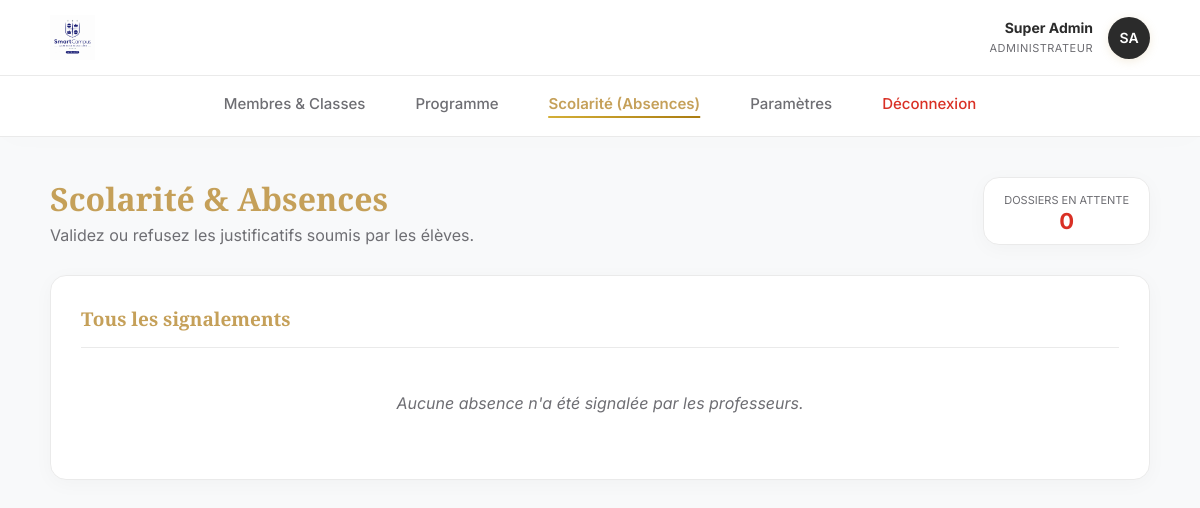
Before: /gestion_absences.php (signed in) with the older database file.
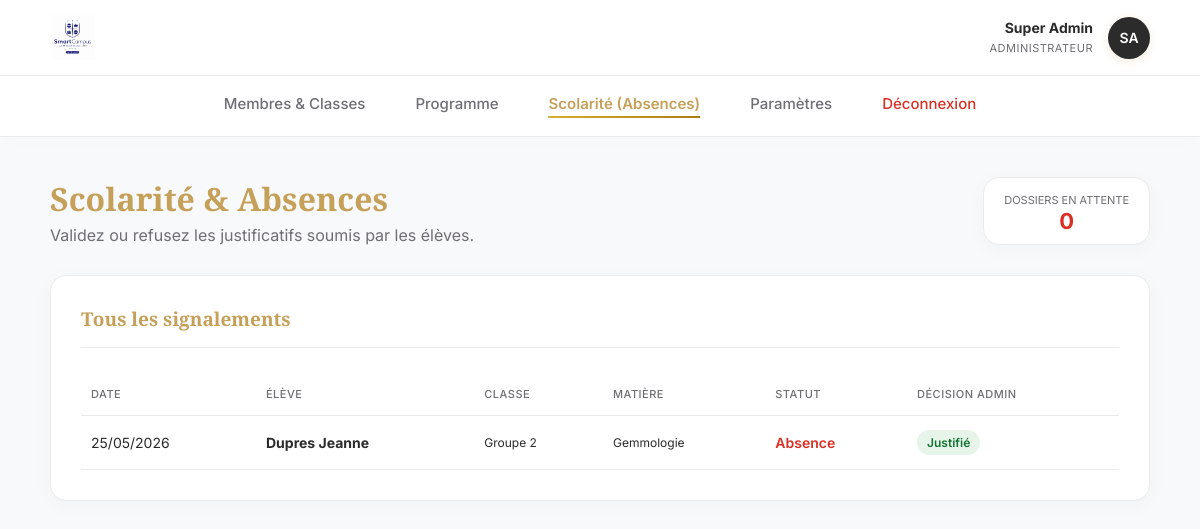
After: the same page with the newer database file.
### tables this page shows
CREATE TABLE utilisateurs (
        id INTEGER PRIMARY KEY AUTOINCREMENT,
        prenom TEXT NOT NULL,
        nom TEXT NOT NULL,
        email TEXT UNIQUE NOT NULL,
        role TEXT CHECK(role IN ('etudiant', 'professeur', 'administrateur')) NOT NULL,
        mot_de_passe_hash TEXT NOT NULL,
        statut_compte TEXT DEFAULT 'actif',
        groupe_id INTEGER,
        FOREIGN KEY(groupe_id) REFERENCES groupes(id) ON DELETE SET NULL
    );

CREATE TABLE presences (
        id INTEGER PRIMARY KEY AUTOINCREMENT,
        etudiant_id INTEGER,
        cours_id INTEGER,
        date_cours DATE NOT NULL,
        statut TEXT NOT NULL CHECK(statut IN ('present', 'absent', 'retard')),
        justifie INTEGER DEFAULT NULL,
        FOREIGN KEY(etudiant_id) REFERENCES utilisateurs(id) ON DELETE CASCADE,
        FOREIGN KEY(cours_id) REFERENCES cours(id) ON DELETE CASCADE
    );

CREATE TABLE groupes (
        id INTEGER PRIMARY KEY AUTOINCREMENT,
        nom TEXT NOT NULL UNIQUE
    );

CREATE TABLE cours (
        id INTEGER PRIMARY KEY AUTOINCREMENT,
        titre TEXT NOT NULL,
        categorie TEXT NOT NULL,
        description TEXT,
        groupe_id INTEGER,
        professeur_id INTEGER,
        FOREIGN KEY(groupe_id) REFERENCES groupes(id) ON DELETE CASCADE,
        FOREIGN KEY(professeur_id) REFERENCES utilisateurs(id) ON DELETE SET NULL
    );

### gestion_absences.php (the view, shortened to what this page needs)
<?php
require_once 'db.php';
$stmt_admin = $db->prepare("SELECT prenom, nom FROM utilisateurs WHERE id = ?");
$stmt_admin->execute([$_SESSION['utilisateur_id']]);
$admin = $stmt_admin->fetch(PDO::FETCH_ASSOC);
$initiales = strtoupper(substr($admin['prenom'], 0, 1) . substr($admin['nom'], 0, 1));
$absences = $db->query("
    SELECT p.id, p.date_cours, p.statut, p.justifie, c.titre as cours, u.prenom, u.nom, g.nom as nom_groupe
    FROM presences p
    JOIN cours c ON p.cours_id = c.id
    JOIN utilisateurs u ON p.etudiant_id = u.id
    LEFT JOIN groupes g ON u.groupe_id = g.id
    WHERE p.statut IN ('absent', 'retard')
    ORDER BY p.justifie ASC, p.date_cours DESC
")->fetchAll(PDO::FETCH_ASSOC);
$dossiers_attente = 0;
?>
<!DOCTYPE html>
<html lang="fr">
<head>
    <link rel="stylesheet" href="style.css">
</head>
<body>
    <header class="top-bar">
        <img src="images/logo.jpg" alt="Logo" onerror="this.src='https://via.placeholder.com/120x45?text=SmartCampus'">
        <div class="user-widget">
            <div class="user-widget-info" style="text-align: right;">
                <strong><?= htmlspecialchars($admin['prenom'] . ' ' . $admin['nom']) ?></strong>
                <span>Administrateur</span>
            </div>
            <div class="avatar-small" style="background:#2b2b2b;"><?= $initiales ?></div>
        </div>
    </header>
    <nav class="top-nav">
        <a href="dashboard_administrateur.php">Membres & Classes</a>
        <a href="gestion_cours.php">Programme</a>
        <a href="gestion_absences.php" class="active">Scolarité (Absences)</a>
        <a href="parametres.php">Paramètres</a>
        <a href="deconnexion.php" style="color:var(--danger);">Déconnexion</a>
    </nav>
    <div class="container">
        <div style="margin-bottom: 30px; display: flex; justify-content: space-between; align-items: flex-end;">
            <div>
                <h1 style="margin:0; color:var(--primary);">Scolarité & Absences</h1>
                <p style="margin:5px 0 0 0; color:var(--text-muted);">Validez ou refusez les justificatifs soumis par les élèves.</p>
            </div>
            <div class="card" style="padding: 10px 20px; text-align: center;">
                <span style="font-size: 11px; color: var(--text-muted); text-transform: uppercase;">Dossiers en attente</span>
                <strong style="display: block; font-size: 22px; color: var(--danger);"><?= $dossiers_attente ?></strong>
            </div>
        </div>
        <div class="card">
            <div class="card-header"><h2>Tous les signalements</h2></div>
            <?php if (empty($absences)): ?>
                <p style="color: var(--text-muted); font-style: italic; text-align: center; padding: 20px 0;">Aucune absence n'a été signalée par les professeurs.</p>
            <?php else: ?>
                <table>
                    <tr><th>Date</th><th>Élève</th><th>Classe</th><th>Matière</th><th>Statut</th><th>Décision Admin</th></tr>
                    <?php foreach ($absences as $a): ?>
                        <tr style="<?= $a['justifie'] === null ? 'background-color: #fffbeb;' : '' ?>">
                            <td><?= date("d/m/Y", strtotime($a['date_cours'])) ?></td>
                            <td><strong><?= htmlspecialchars($a['nom'] . ' ' . $a['prenom']) ?></strong></td>
                            <td style="font-size:12px;"><?= htmlspecialchars($a['nom_groupe'] ?? '-') ?></td>
                            <td style="font-size:12px;"><?= htmlspecialchars($a['cours']) ?></td>
                            <td>
                                <?= $a['statut'] === 'absent' ? '<span style="color:var(--danger);font-weight:600;">Absence</span>' : '<span style="color:#d97706;font-weight:600;">Retard</span>' ?>
                            </td>
                            <td>
                                <?php if ($a['justifie'] === 1): ?>
                                    <span class="badge badge-success">Justifié</span>
                                <?php elseif ($a['justifie'] === 0): ?>
                                    <span class="badge badge-danger">Refusé</span>
                                <?php else: ?>
                                    <a href="gestion_absences.php?action=justifier&id=<?= $a['id'] ?>" class="badge badge-success" style="text-decoration:none;">Accepter</a>
                                    <a href="gestion_absences.php?action=refuser&id=<?= $a['id'] ?>" class="badge badge-danger" style="text-decoration:none; margin-left:5px;">Refuser</a>
                                <?php endif; ?>
                            </td>
                        </tr>
                    <?php endforeach; ?>
                </table>
            <?php endif; ?>
        </div>
    </div>
</body>
</html>

### style.css (style rules this page uses)
:root { --primary: #C5A059; --primary-grad: linear-gradient(135deg, #D4AF37 0%, #AA7C11 100%); --primary-light: #fdfaf5; --bg-body: #f8f9fa; --text-main: #2b2b2b; --text-muted: #6e6e73; --border: #eaeaea; --danger: #d93025; --danger-light: #fce8e6; --success: #137333; --success-light: #e6f4ea; --shadow-soft: 0 4px 20px rgba(0, 0, 0, 0.03); --shadow-hover: 0 10px 25px rgba(0, 0, 0, 0.08); }
body { font-family: 'Inter', sans-serif; background-color: var(--bg-body); margin: 0; color: var(--text-main); -webkit-font-smoothing: antialiased; }
h1, h2, h3 { font-family: 'Playfair Display', serif; font-weight: 600; }
.top-bar { display: flex; justify-content: space-between; align-items: center; padding: 15px 50px; background: rgba(255, 255, 255, 0.95); backdrop-filter: blur(10px); border-bottom: 1px solid var(--border); }
.top-bar img { height: 45px; }
.user-widget { display: flex; align-items: center; gap: 15px; }
.avatar-small { width: 42px; height: 42px; border-radius: 50%; background: var(--primary-grad); color: white; display: flex; justify-content: center; align-items: center; font-weight: 600; font-size: 14px; box-shadow: 0 2px 10px rgba(197, 160, 89, 0.2); }
.user-widget-info strong { display: block; font-size: 14px; }
.user-widget-info span { color: var(--text-muted); font-size: 11px; letter-spacing: 0.5px; text-transform: uppercase; }
.top-nav { display: flex; justify-content: center; gap: 50px; padding: 18px 0; background: white; border-bottom: 1px solid var(--border); margin-bottom: 40px; box-shadow: 0 4px 30px rgba(0,0,0,0.01); }
.top-nav a { text-decoration: none; color: var(--text-muted); font-weight: 500; font-size: 15px; transition: all 0.3s ease; position: relative; padding-bottom: 5px; }
.top-nav a::after { content: ''; position: absolute; width: 0; height: 2px; bottom: 0; left: 50%; background: var(--primary-grad); transition: all 0.3s ease; transform: translateX(-50%); }
.top-nav a.active { color: var(--primary); font-weight: 600; }
.top-nav a.active::after { width: 100%; }
.container { max-width: 1100px; margin: 0 auto; padding: 0 20px 60px; animation: fadeUp 0.5s ease-out forwards; }
.card { background: white; border-radius: 16px; padding: 30px; border: 1px solid var(--border); box-shadow: var(--shadow-soft); transition: transform 0.3s ease, box-shadow 0.3s ease; }
.card-header { border-bottom: 1px solid var(--border); padding-bottom: 15px; margin-bottom: 25px; }
.card-header h2 { margin: 0; font-size: 19px; color: var(--primary); }
table { width: 100%; border-collapse: collapse; }
th, td { padding: 14px 10px; text-align: left; border-bottom: 1px solid var(--border); font-size: 14px; }
th { color: var(--text-muted); font-weight: 500; text-transform: uppercase; font-size: 11px; letter-spacing: 0.5px; }
.badge { padding: 5px 10px; border-radius: 20px; font-size: 12px; font-weight: 600; display: inline-block; }
.badge-success { background: var(--success-light); color: var(--success); }

Changed rows visible on the page:
added presences: date_cours "25/05/2026", etudiant.prenom "Dupres Jeanne", groupes.nom "Groupe 2", cours.titre "Gemmologie", statut "Absence", justifie "Justifié"
Other visible differences:
text no longer shown: "Aucune absence n'a été signalée par les professeurs."
text now shown: "DATE ÉLÈVE CLASSE MATIÈRE STATUT DÉCISION ADMIN"
